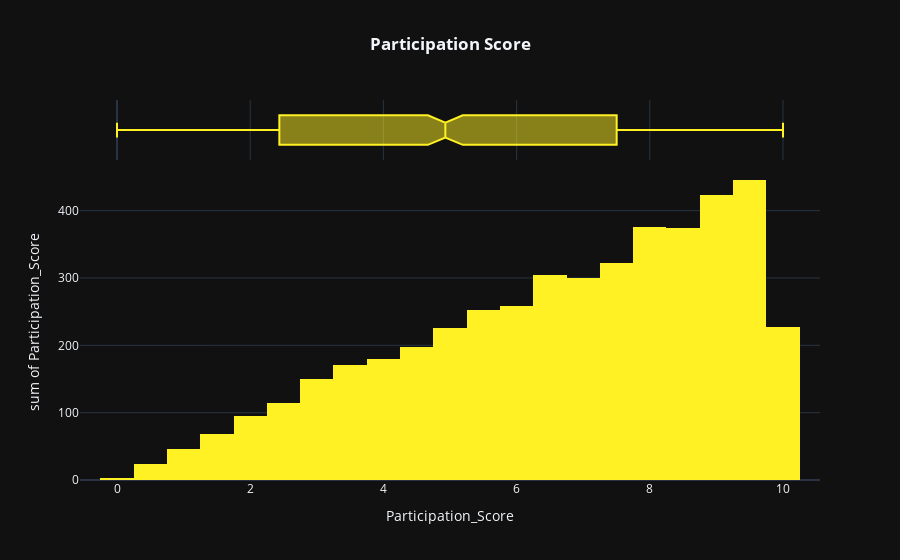

The code cell stored with this chart in its notebook:
### Code cell
fig=px.histogram(grades.groupby('Participation_Score', as_index=False).sum().sort_values(by='Participation_Score', ascending=True), x='Participation_Score', y='Participation_Score', color_discrete_sequence=['#fff123'], template='plotly_dark',marginal='box', title='<b>Participation Score')

fig.update_layout(title_x=0.5)

### Figure 1 — Plotly figure (JSON) as saved in the notebook; plotly's stock layout.template omitted (floating-point values rounded to 4 significant figures; data arrays with more than 128 entries replaced by an {"elided": "..."} marker saying what was removed)
{"data": [{"bingroup": "x", "histfunc": "sum", "hovertemplate": "Participation_Score=%{x}<br>sum of Participation_Score=%{y}<extra></extra>", "legendgroup": "", "marker": {"color": "#fff123", "pattern": {"shape": ""}}, "name": "", "orientation": "v", "showlegend": false, "type": "histogram", "x": {"elided": "921 float values"}, "xaxis": "x", "y": {"elided": "921 float values"}, "yaxis": "y"}, {"hovertemplate": "Participation_Score=%{x}<extra></extra>", "legendgroup": "", "marker": {"color": "#fff123"}, "name": "", "notched": true, "showlegend": false, "type": "box", "x": {"elided": "921 float values"}, "xaxis": "x2", "yaxis": "y2"}], "layout": {"barmode": "relative", "legend": {"tracegroupgap": 0}, "title": {"text": "<b>Participation Score", "x": 0.5}, "xaxis": {"anchor": "y", "domain": [0, 1], "title": {"text": "Participation_Score"}}, "xaxis2": {"anchor": "y2", "domain": [0, 1], "matches": "x", "showgrid": true, "showticklabels": false}, "yaxis": {"anchor": "x", "domain": [0, 0.8316], "title": {"text": "sum of Participation_Score"}}, "yaxis2": {"anchor": "x2", "domain": [0.8416, 1], "matches": "y2", "showgrid": false, "showline": false, "showticklabels": false, "ticks": ""}}}
